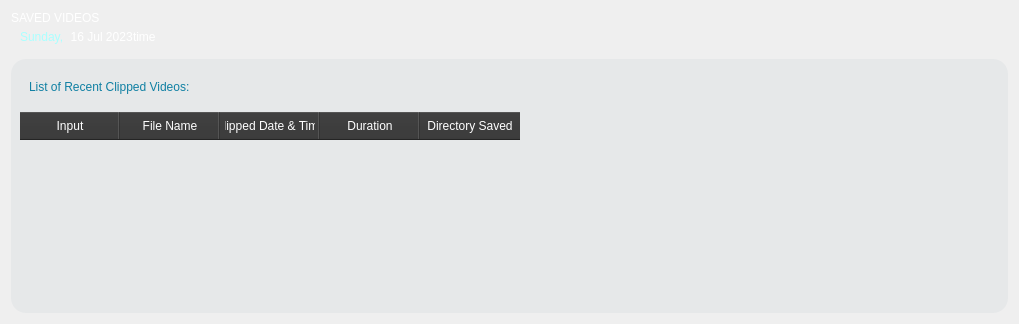
            <widget class="QWidget" name="savedpage">
             <layout class="QVBoxLayout" name="verticalLayout_45">
              <item>
               <widget class="QWidget" name="savedtxtwidget" native="true">
                <property name="sizePolicy">
                 <sizepolicy hsizetype="Fixed" vsizetype="Fixed">
                  <horstretch>0</horstretch>
                  <verstretch>0</verstretch>
                 </sizepolicy>
                </property>
                <layout class="QVBoxLayout" name="verticalLayout_43">
                 <property name="spacing">
                  <number>0</number>
                 </property>
                 <property name="leftMargin">
                  <number>0</number>
                 </property>
                 <property name="topMargin">
                  <number>0</number>
                 </property>
                 <property name="rightMargin">
                  <number>0</number>
                 </property>
                 <property name="bottomMargin">
                  <number>0</number>
                 </property>
                 <item>
                  <widget class="QLabel" name="savedtxt">
                   <property name="sizePolicy">
                    <sizepolicy hsizetype="Fixed" vsizetype="Fixed">
                     <horstretch>0</horstretch>
                     <verstretch>0</verstretch>
                    </sizepolicy>
                   </property>
                   <property name="styleSheet">
                    <string notr="true">font: 700 20pt &quot;Tahoma&quot;;
color: rgb(255, 255, 255);</string>
                   </property>
                   <property name="text">
                    <string>SAVED VIDEOS</string>
                   </property>
                  </widget>
                 </item>
                 <item>
                  <widget class="QWidget" name="cdaydatewidget" native="true">
                   <property name="sizePolicy">
                    <sizepolicy hsizetype="Fixed" vsizetype="Fixed">
                     <horstretch>0</horstretch>
                     <verstretch>0</verstretch>
                    </sizepolicy>
                   </property>
                   <layout class="QHBoxLayout" name="horizontalLayout_34">
                    <property name="spacing">
                     <number>0</number>
                    </property>
                    <property name="topMargin">
                     <number>5</number>
                    </property>
                    <item>
                     <widget class="QLabel" name="cdayofweek">
                      <property name="styleSheet">
                       <string notr="true">font: 700 15pt &quot;Tahoma&quot;;
color: rgb(170, 255, 255);</string>
                      </property>
                      <property name="text">
                       <string>Sunday,</string>
                      </property>
                     </widget>
                    </item>
                    <item>
                     <widget class="QLabel" name="ccurrentdated">
                      <property name="sizePolicy">
                       <sizepolicy hsizetype="Preferred" vsizetype="Preferred">
                        <horstretch>0</horstretch>
                        <verstretch>0</verstretch>
                       </sizepolicy>
                      </property>
                      <property name="styleSheet">
                       <string notr="true">font: 700 15pt &quot;Tahoma&quot;;
color: rgb(255, 255, 255);</string>
                      </property>
                      <property name="text">
                       <string>  16 Jul 2023</string>
                      </property>
                     </widget>
                    </item>
                    <item>
                     <widget class="QLabel" name="ctime">
                      <property name="styleSheet">
                       <string notr="true">font: 700 15pt &quot;Tahoma&quot;;
color: rgb(255, 255, 255);</string>
                      </property>
                      <property name="text">
                       <string>time</string>
                      </property>
                     </widget>
                    </item>
                   </layout>
                  </widget>
                 </item>
                </layout>
               </widget>
              </item>
              <item>
               <widget class="QWidget" name="recentsavedwidget" native="true">
                <property name="styleSheet">
                 <string notr="true">background-color: rgb(230, 232, 233);
border-radius: 15px;</string>
                </property>
                <layout class="QVBoxLayout" name="verticalLayout_44">
                 <item alignment="Qt::AlignLeft">
                  <widget class="QWidget" name="widget_16" native="true">
                   <property name="sizePolicy">
                    <sizepolicy hsizetype="Preferred" vsizetype="Preferred">
                     <horstretch>0</horstretch>
                     <verstretch>0</verstretch>
                    </sizepolicy>
                   </property>
                   <layout class="QHBoxLayout" name="horizontalLayout_35">
                    <item>
                     <widget class="QLabel" name="listtxthis_2">
                      <property name="sizePolicy">
                       <sizepolicy hsizetype="Fixed" vsizetype="Fixed">
                        <horstretch>0</horstretch>
                        <verstretch>0</verstretch>
                       </sizepolicy>
                      </property>
                      <property name="styleSheet">
                       <string notr="true">font: 700 19pt &quot;Tahoma&quot;;
color: rgb(16, 128, 163);</string>
                      </property>
                      <property name="text">
                       <string>List of Recent Clipped Videos:</string>
                      </property>
                     </widget>
                    </item>
                    <item>
                     <spacer name="horizontalSpacer_11">
                      <property name="orientation">
                       <enum>Qt::Horizontal</enum>
                      </property>
                      <property name="sizeType">
                       <enum>QSizePolicy::Expanding</enum>
                      </property>
                      <property name="sizeHint" stdset="0">
                       <size>
                        <width>800</width>
                        <height>20</height>
                       </size>
                      </property>
                     </spacer>
                    </item>
                   </layout>
                  </widget>
                 </item>
                 <item>
                  <widget class="QTableWidget" name="saved_table">
                   <property name="styleSheet">
                    <string notr="true">#saved_table QTableWidget::item {
background-color: white;
alternate-background-color: #c9c9c9;
border: 1px solid #ccc;
font-size: 15px;
}
#saved_table QTableWidget::item {
padding: 5px;
border: 1px solid #ccc;
}
#saved_table QHeaderView::section:selected { 
background-color: none; 
}
#saved_table QHeaderView::section {
background-color: #333;
color: white;
padding: 5px;
}</string>
                   </property>
                   <column>
                    <property name="text">
                     <string>Input</string>
                    </property>
                   </column>
                   <column>
                    <property name="text">
                     <string>File Name</string>
                    </property>
                   </column>
                   <column>
                    <property name="text">
                     <string>Clipped Date &amp; Time</string>
                    </property>
                   </column>
                   <column>
                    <property name="text">
                     <string>Duration</string>
                    </property>
                   </column>
                   <column>
                    <property name="text">
                     <string>Directory Saved</string>
                    </property>
                   </column>
                  </widget>
                 </item>
                </layout>
               </widget>
              </item>
             </layout>
            </widget>
